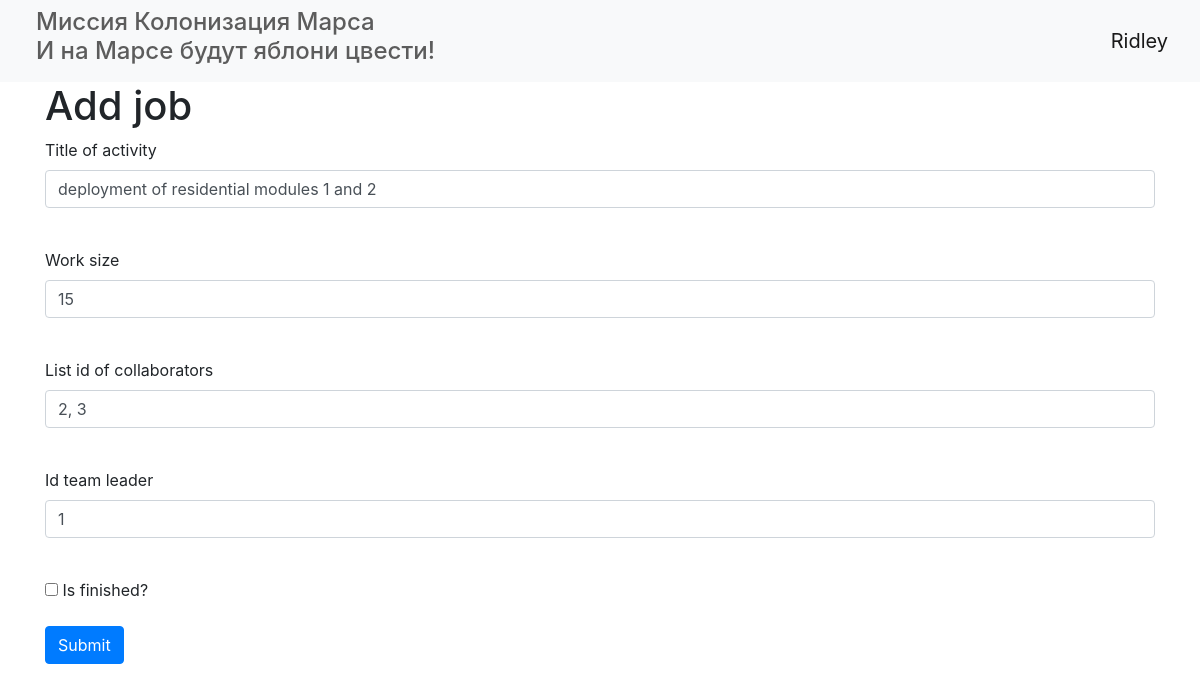
The app's page /edit_jobs/1 (signed in), older data.
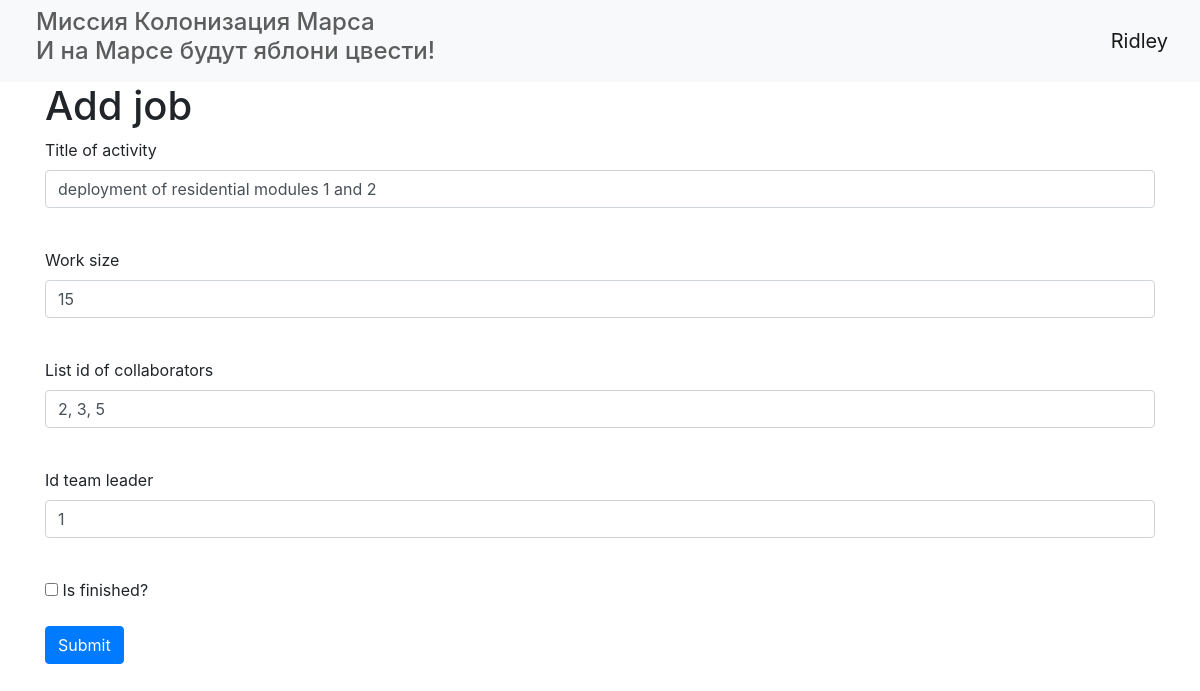
The same page, newer data.
### data/jobs.py (models this page shows)
class Jobs(SqlAlchemyBase):
    __tablename__ = 'job'
    id = sqlalchemy.Column(sqlalchemy.Integer, primary_key=True, autoincrement=True)
    team_leader = sqlalchemy.Column(sqlalchemy.Integer,
                                    sqlalchemy.ForeignKey("users.id"))
    job = sqlalchemy.Column(sqlalchemy.Text)
    work_size = sqlalchemy.Column(sqlalchemy.Integer, nullable=True)
    collaborators = sqlalchemy.Column(sqlalchemy.String, nullable=True)
    start_date = sqlalchemy.Column(sqlalchemy.DateTime, nullable=True)
    end_date = sqlalchemy.Column(sqlalchemy.DateTime, nullable=True)
    is_finished = sqlalchemy.Column(sqlalchemy.Boolean, nullable=True)
    user = orm.relation("User")

### main.py (the view, shortened to what this page needs)
@app.route('/edit_jobs/<int:id>', methods=['GET', 'POST'])
@login_required
def edit_jobs(id):
    form = JobsForm()
    if request.method == "GET":
        session = db_session.create_session()
        jobs = session.query(Jobs).filter(Jobs.id == id).first()
        if jobs:
            jobs = session.query(Jobs).filter(Jobs.id == id,
                                              ((Jobs.user == current_user) | (current_user.id == 1))).first()
            if jobs:
                form.title.data = jobs.job
                form.team_leader.data = jobs.team_leader
                form.work_size.data = jobs.work_size
                form.collaborators.data = jobs.collaborators
                form.is_finished.data = jobs.is_finished
            else:
                return "Вы не капитан и не создатель, значит не имеете доступ к работе"
        else:
            abort(404)
    return render_template('job.html', title='Редактирование новости', form=form)

### jobform.py
class JobsForm(FlaskForm):
    title = StringField("Title of activity", validators=[DataRequired()])
    team_leader = IntegerField("Id team leader", validators=[DataRequired()])
    work_size = IntegerField("Work size", validators=[DataRequired()])
    collaborators = StringField("List id of collaborators", validators=[DataRequired()])
    is_finished = BooleanField("Is finished?")
    submit = SubmitField('Submit')

### data/db_session.py (called while the page is built)
def create_session() -> Session:
    global __factory
    return __factory()

### main.py (called while the page is built)
@login_manager.user_loader
def load_user(user_id):
    session = db_session.create_session()
    return session.query(User).get(user_id)

### templates/job.html (shortened to what this page needs)
{% extends "base.html" %}
{% block content %}
    <h1>Add job</h1>
    <form action="" method="post">
        <p>
            {{ form.title.label }}<br>
            {{ form.title(class="form-control") }}<br>
        </p>
        <p>
            {{ form.work_size.label }}<br>
            {{ form.work_size(class="form-control") }}<br>
        </p>
        <p>
            {{ form.collaborators.label }}<br>
            {{ form.collaborators(class="form-control") }}<br>
        </p>
        <p>
            {{ form.team_leader.label }}<br>
            {{ form.team_leader(class="form-control") }}<br>
        </p>
        <p>{{ form.is_finished() }} {{ form.is_finished.label }}</p>
        <p>{{ form.submit(type="submit", class="btn btn-primary") }}</p>
    </form>
{% endblock %}

Row changes from the older to the newer data that the page shows:
changed Jobs: collaborators "2, 3" → "2, 3, 5"
